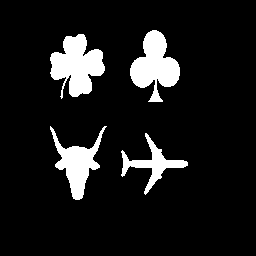
%> input picture match1.gif, 256 x 256 px
$ octave main_shape2a.m   (GNU Octave 9; MATLAB toolbox functions it lacks are replaced by stand-ins)
%> lines starting %> are read from the running program, lines starting %| are printed output that depends on the picture; in (x1, y1, x2, y2) boxes, pixels count from 0 and x2, y2 are one past the last pixel; in counts of white or black regions, pixels touching at a corner belong together; the program's own positions count from 1
### extract_images.m
%%%%%%%%%%%%%% function extract_images.m %%%%%%%%%%%%%%%%%%%%%%%%%%%%%%%%%%%%%%%%%%%%%
% Purpose:
%      Extracts the necessary object
%
% Input Variables:
%      input_image          Image whose object needs to be extracted from
%      regions              x coordinate, ycoordinate, width and height of the object present in the input_image                   weight vector for finding appropriate object from test image
%      k                    Row number of the label
%      edge                 Number of pixels outside the bounding box
%                           region that the image needs to be extracted
%
% Returned Results:
%      output               Final object necessary output image
%
% Processing Flow:
%      1. Draws a rectangle using the coordinates specified by regions
%      2. Extracts that part +/- the layer specified by edge
%
%  Restrictions/Notes:
%      None
%
%  The following functions are called:
%      None
%
% Author:      Pavan Gurudath, Ming-Ju Li
%  Date:        02/18/2018
function output = extract_images(input_image, regions,k, extra_edge)
    output=[];
    %sorting the bounding box label such that
    % label 1 --> outline 1
    % label 2 --> outline 2
    % label 3 --> outline 3
    % label 4 --> outline 4
    % label 5 --> shaded 1
    % label 6 --> shaded 2
    % label 7 --> shaded 3
    % label 8 --> shaded 4


    bb_sorted = cell2mat(struct2cell(regions)');

    rectangle('Position', [bb_sorted(k,1),bb_sorted(k,2),bb_sorted(k,3),bb_sorted(k,4)],...
            'EdgeColor','r','LineWidth',2 )
    output = input_image(floor(bb_sorted(k,2)-extra_edge):floor(bb_sorted(k,2)+bb_sorted(k,4)+extra_edge),...
                            floor(bb_sorted(k,1)-extra_edge):floor(bb_sorted(k,1)+bb_sorted(k,3)+extra_edge));
    output = logical(output);


end

### area_func.m
%%%%%%%%%%%%% function area_func.m %%%%%%%%%%%%%%%%%%%%%%%%%%%%%%%%%%%%%%%%%%%%%
% Purpose:
%      calculates area of object in bounding box
%
% Input Variables:
%      input           Input binary image
% Returned Results:
%      count         area of object
% Processing Flow:
%      1.  Compute number of ones in the image
%
%  Restrictions/Notes:
%
%  The following functions are called:
%      None
%
% Author:      Pavan Gurudath, Ming-Ju Li
%  Date:        02/18/2018
%%%%%%%%%%%%%%%%%%%%%%%%%%%%%%%%%%%%%%%%%%%%%%%%%%%%%%%%%%%%%%%%%%%%%%%%%%%
function count = area_func(input)
    input = logical(input);
    [rows col] = size(input);
    count=0;
    for i=1:rows
        for j=1:col
            if input(i,j)==1
                count = count+1;
            end
        end
    end
end


### pecstrum.m
%%%%%%%%%%%%% function pecstrum.m %%%%%%%%%%%%%%%%%%%%%%%%%%%%%%%%%%%%%%%%%%%%%
% Purpose:
%      Computes pecstrum of the object
%
% Input Variables:
%      size_distribution           Size distribution of the object
%      area                        Actual area of the object.
%
% Returned Results:
%      f             Normalized pecstrum of object
%
% Processing Flow:
%      1.  Subtract previous element of size distribution array from current.
%      2.  Normalize the array with the area of object.
%
%  Restrictions/Notes:
%      None.
%
%  The following functions are called:
%      None
%
% Author:      Pavan Gurudath, Ming-Ju Li
%  Date:        02/18/2018
%%%%%%%%%%%%%%%%%%%%%%%%%%%%%%%%%%%%%%%%%%%%%%%%%%%%%%%%%%%%%%%%%%%%%%%%%%%
function f = pecstrum(size_distribution,area)
   f = [];
   size_distribution = [size_distribution 0];
   for i=1:(length(size_distribution)-1);
       f(i) = (size_distribution(i) - size_distribution(i+1))./(area);
   end
end

### complexity_func.m
%%%%%%%%%%%%% function complexity_func.m %%%%%%%%%%%%%%%%%%%%%%%%%%%%%%%%%%%%%%%%%%%%%
% Purpose:
%      To compute the entropy of a given object in the pecstrum analysed
%      image
% Input Variables:
%      input_f      pecstrum of objects
%
% Returned Results:
%      h        Entropy of the test image respectively
%
% Processing Flow:
%     1) for all non zero elements in f, calculate corresponding
%     complexities
%
%  Restrictions/Notes:
%      None
%
%  The following functions are called:
%      None
%
% Author:      Pavan Gurudath, Ming-Ju Li
%  Date:        02/18/2018
%%%%%%%%%%%%%%%%%%%%%%%%%%%%%%%%%%%%%%%%%%%%%%%%%%%%%%%%%%%%%%%%%%%%%%%%%%%
function [h] = complexity_func(input_f)
   h=0;
    for i=1:length(input_f);
        if input_f(i) ~=0
            h=h+(input_f(i)*log(input_f(i)));
        end
    end
    h=-h;
end

### pecstral_analysis.m
%%%%%%%%%%%%% function pecstral_analysis.m %%%%%%%%%%%%%%%%%%%%%%%%%%%%%%%%%%%%%%%%%%%%%
% Purpose:
%      performs pecstral analysis
%
% Input Variables:
%      pecstrum_test       pecstrum of test object
%      C                   weight vector for finding appropriate object from test image
%      pecstrum_ref        Pecstrum of reference image
%
% Returned Results:
%      R        array/number with minimum distance found after pecstral
%               analysis. It also corresponds to the label of the matched
%               object
%
% Processing Flow:
%      1. Elementwise subtract pecstrum of test object to the pecstrum of
%      reference object which is given as the error distance.
%      2. Square the error distance and multiply by weights.
%      3. Perform for all the objects from reference image.
%      4. Find minimum distance from all such computations for objects
%
%  Restrictions/Notes:
%      None
%
%  The following functions are called:
%      None
%
% Author:      Pavan Gurudath, Ming-Ju Li
%  Date:        02/18/2018
%%%%%%%%%%%%%%%%%%%%%%%%%%%%%%%%%%%%%%%%%%%%%%%%%%%%%%%%%%%%%%%%%%%%%%%%%%%
function [D R] = pecstral_analysis(pecstrum_test,pecstrum_ref,C)
    [r_ref,c_ref]=size(pecstrum_ref);
    [r_test,~]=size(pecstrum_test);
    R=[];D=[];
    for k=1:r_test
        d=[];
        for i=1:r_ref
            co=0;
            for j=1:c_ref
               co= co + (C(j)*(pecstrum_test(k,j)-pecstrum_ref(i,j)))^2;
            end
            d=[d;(sqrt(co))];
        end
        D=[D d];
        [vi,ri]=min(d);

        R=[R;ri];
    end
end

### main_shape2a.m
clc;
clear all;
close all;


%% Training
im_ref_1=logical(imread('match1.gif'));
%> im_ref_1: size 256x256 logical; 10% white; 4 white regions
figure();imshow(im_ref_1);
m_area_1= zeros(4,1);
s1 = regionprops(im_ref_1,'BoundingBox');
%> s1 = 4 regions; box (x1, y1, x2, y2): (50, 34, 105, 99), (50, 126, 107, 200), (121, 133, 188, 195), (130, 30, 180, 102)
size_distribution_full_1=[];f_rfull_1=[];
shape_complexity_full_1=[];
edge=5;
label_1 ={'flower','bull','airplane','spade'};
for k=1:length(s1)
%     Applying bounding box on individual images
    fig_1 = figure(100);
    imshow(im_ref_1); hold on;
    img_1{k} = extract_images(im_ref_1,s1,k, edge);
    saveas(fig_1,['Bounding_box_on_',label_1{k},'.png']);
    temp_img_1 = img_1{k};
%     Calculating size distribution
    m_area_1(k) = area_func(temp_img_1);

    size_d_1=[];
    for r=1:12
        rB_1 = ones(3+(r-1)*2);
        rBs_1 = sym_matrix(rB_1);
        Y_1=dilation_amg(erosion_amg(temp_img_1,rBs_1),rB_1);
        loc_ar_1 = area_func(Y_1);
        size_d_1 =[size_d_1 loc_ar_1];
    end

    size_distribution_full_1 = [size_distribution_full_1;size_d_1];
%     Calculating pecstrum
    f_r_1 = pecstrum(size_d_1,m_area_1(k));
    f_rfull_1 = [f_rfull_1 ; f_r_1];
%     Removing the zeros from the pecstrum
    f_r_wo_zeros_1=[];
    for i = 1 :length(f_r_1)
       if f_r_1(i) ~= 0
           f_r_wo_zeros_1(i)=f_r_1(i);
       end
    end
%     Calculating entropy
    shape_complexity_1 = complexity_func(f_r_wo_zeros_1);
    shape_complexity_full_1 = [shape_complexity_full_1; shape_complexity_1];
%     Displaying results
    fprintf(['Label --> ',num2str(k),'\n',label_1{k},':- \n ']);
    fprintf(['Size distribution:  ', num2str(size_d_1),'\n']);
    fprintf(['Pecstrum:',num2str(f_r_wo_zeros_1),'\n']);
    fprintf(['Entropy: ',num2str(shape_complexity_1),'\n \n']);
    disp('-- -- -- -- -- -- -- -- -- -- -- -- -- --');
end
%> this loop made 4 passes
%> (size_distribution in pecstrum, h in complexity_func, shape_complexity_1, shape_complexity_full_1) on passes 1, 2, 4: ([2082 2075 2025 1995 1900 1864 1773 1697 725 609 0 0 0], 1.5, 1.5, 1.5), ([1488 1332 1215 1155 1127 1081 1015 924 873 663 621 0 0], 1.9, 1.9, [1.5; 1.9]), ([1930 1900 1852 1773 1746 1734 1651 1571 1033 821 0 0 0], 1.6, 1.6, [1.5; 1.9; 1.55; 1.6])
%> (size_distribution in pecstrum, f_r_1, h in complexity_func, shape_complexity_1, shape_complexity_full_1) on pass 3: ([990 850 647 346 225 0 0 0 0 0 0 0 0], [0.14 0.202 0.3 0.121 0.224 0 0 0 0 0 0 0], 1.55, 1.55, [1.5; 1.9; 1.55])
%> (printed output is left out)
%> pass 1, `img_1{k} = extract_images(im_ref_1,s1,k, edge);`:
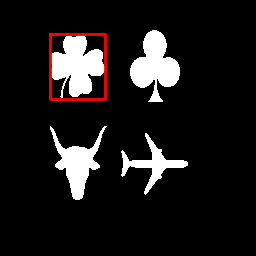
%> figure redrawn from the program's plot data
%> after the loop, f_r_wo_zeros_1 = [0.0154 0.0247 0.0406 0.0139 0.00617 0.0427 0.0411 0.277 0.109 0.422]; f_rfull_1 = 12 columns, first 8: [0.00329 0.0235 0.0141 0.0447 0.0169 0.0428 0.0358 0.457; 0.103 0.0774 0.0397 0.0185 0.0304 0.0437 0.0602 0.0338; 0.14 0.202 0.3 0.121 0.224 0 0 0; 0.0154 0.0247 0.0406 0.0139 0.00617 0.0427 0.0411 0.277]; img_1 = 4 items; m_area_1 = [2125; 1511; 1003; 1945]; size_distribution_full_1 = 12 columns, first 8: [2082 2075 2025 1995 1900 1864 1773 1697; 1488 1332 1215 1155 1127 1081 1015 924; 990 850 647 346 225 0 0 0; 1930 1900 1852 1773 1746 1734 1651 1571]
%> after the loop:
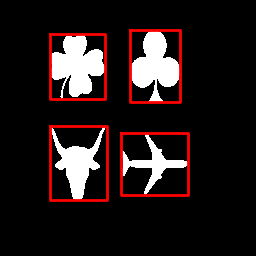
%> figure redrawn from the program's plot data
% Finding max and min entropy
[val,pos]=min(shape_complexity_full_1);
%> val = 1.5; pos = 1
fprintf(['The least complex object corresponds to minimum entropy and it is ',num2str(label_1{pos}),'.\n']);
%| The least complex object corresponds to minimum entropy and it is flower.
[val,pos]=max(shape_complexity_full_1);
%> val = 1.9; pos = 2
fprintf(['The most complex object corresponds to maximum entropy and it is ',num2str(label_1{pos}),'.\n']);
%| The most complex object corresponds to maximum entropy and it is bull.
fprintf('\n---------END OF TRAINING--------\n');

%% Testing

im_ref_2=logical(imread('match3.gif'));
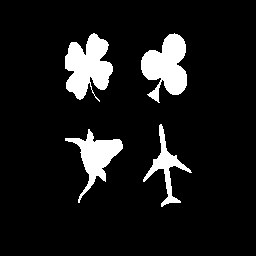
%> input picture match3.gif, 256 x 256 px
%> im_ref_2: size 256x256 logical; 9.5% white; 4 white regions
figure();imshow(im_ref_2);
m_area_2= zeros(4,1);
s2 = regionprops(im_ref_2,'BoundingBox');
%> s2 = 4 regions; box (x1, y1, x2, y2): (65, 33, 113, 102), (65, 129, 123, 203), (141, 33, 187, 103), (143, 124, 192, 207)
size_distribution_full_2=[];f_rfull_2=[];
shape_complexity_full_2=[];
edge=5;
label_2 ={'flower','bull','spade','airplane'};
for k=1:length(s2)
%     Applying bounding box on individual images
    fig_2 = figure(200);
    imshow(im_ref_2); hold on;
    img_2{k} = extract_images(im_ref_2,s2,k, edge);
    saveas(fig_2,['Bounding_box_on_rotated_',label_2{k},'.png']);
    temp_img_2 = img_2{k};
    m_area_2(k) = area_func(temp_img_2);
%     Calculating size distribution
    size_d_2=[];
    for r=1:12
        rB_2 = ones(3+(r-1)*2);
        rBs_2 = sym_matrix(rB_2);
        Y_2=dilation_amg(erosion_amg(temp_img_2,rBs_2),rB_2);
        loc_ar_2 = area_func(Y_2);
        size_d_2 =[size_d_2 loc_ar_2];
    end

    size_distribution_full_2 = [size_distribution_full_2;size_d_2];
%     Calculating pecstrum
    f_r_2 = pecstrum(size_d_2,m_area_2(k));
    f_rfull_2 = [f_rfull_2 ; f_r_2];
%     Removing the zeros from the pecstrum
    f_r_wo_zeros_2=[];
    for i = 1 :length(f_r_2)
       if f_r_2(i) ~= 0
           f_r_wo_zeros_2(i)=f_r_2(i);
       end
    end
%     Calculating entropy
    shape_complexity_2 = complexity_func(f_r_wo_zeros_2);
    shape_complexity_full_2 = [shape_complexity_full_2; shape_complexity_2];

%     Displaying results
    fprintf(['Label --> ',num2str(k),'\n',label_2{k},':- \n ']);
    fprintf(['Size distribution:  ', num2str(size_d_2),'\n']);
    fprintf(['Pecstrum:',num2str(f_r_wo_zeros_2),'\n']);
    fprintf(['Entropy: ',num2str(shape_complexity_2),'\n \n']);
    disp('-- -- -- -- -- -- -- -- -- -- -- -- -- --');

end
%> this loop made 4 passes
%> (size_distribution in pecstrum, h in complexity_func, shape_complexity_2, shape_complexity_full_2) on passes 1 to 3: ([2021 2018 1989 1934 1866 1750 1627 854 572 572 0 0 0], 1.61, 1.61, 1.61), ([1362 1269 1117 1060 1051 1028 948 838 719 662 575 0 0], 1.89, 1.89, [1.61; 1.89]), ([1902 1876 1854 1784 1737 1690 1632 1541 1391 799 775 750 0], 1.7, 1.7, [1.61; 1.89; 1.7])
%> (size_distribution in pecstrum, f_r_2, h in complexity_func, shape_complexity_2, shape_complexity_full_2) on pass 4: ([852 691 336 314 224 0 0 0 0 0 0 0 0], [0.185 0.408 0.0253 0.103 0.257 0 0 0 0 0 0 0], 1.35, 1.35, [1.61; 1.89; 1.7; 1.35])
%> (printed output is left out)
%> pass 1, `img_2{k} = extract_images(im_ref_2,s2,k, edge);`:
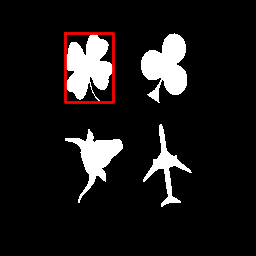
%> figure redrawn from the program's plot data
%> after the loop, f_r_wo_zeros_2 = [0.185 0.408 0.0253 0.103 0.257]; f_rfull_2 = 12 columns, first 8: [0.00146 0.0141 0.0268 0.0331 0.0565 0.0599 0.377 0.137; 0.0666 0.109 0.0408 0.00644 0.0165 0.0573 0.0787 0.0852; 0.0135 0.0115 0.0364 0.0245 0.0245 0.0302 0.0474 0.0781; 0.185 0.408 0.0253 0.103 0.257 0 0 0]; img_2 = 4 items; m_area_2 = [2053; 1397; 1921; 871]; size_distribution_full_2 = 12 columns, first 8: [2021 2018 1989 1934 1866 1750 1627 854; 1362 1269 1117 1060 1051 1028 948 838; 1902 1876 1854 1784 1737 1690 1632 1541; 852 691 336 314 224 0 0 0]
%> after the loop:
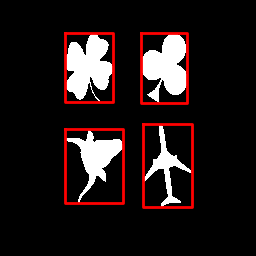
%> figure redrawn from the program's plot data
% Finding max and min entropy
[val,pos]=min(shape_complexity_full_1);
%> val = 1.5; pos = 1
fprintf(['The least complex object corresponds to minimum entropy and it is ',num2str(label_1{pos}),'\n']);
%| The least complex object corresponds to minimum entropy and it is flower
[val,pos]=max(shape_complexity_full_1);
%> val = 1.9; pos = 2
fprintf(['The most complex object corresponds to maximum entropy and it is ',num2str(label_1{pos}),'\n']);
%| The most complex object corresponds to maximum entropy and it is bull
fprintf('\n--------END OF TESTING--------\n');

fprintf('Plotting figures for size distribution and pattern spectrum... \n');
% PLotting figures for size distribution and pattern spectrum of flower
fig_f = figure('OuterPosition',[250 500 700 500]);
subplot(1,2,1)
plot(size_distribution_full_1(1,:))
hold on
plot(size_distribution_full_2(1,:));title('size distribution of flower')
legend('match1','match3')
%
subplot(1,2,2)
stem(f_rfull_1(1,:),'o')
hold on
stem(f_rfull_2(1,:),'*');title('pecstrum of flower')
legend('match1','match3')
%> figure, not shown here; panel 1: curve peaks at x = 1, y = 2082; panel 1: curve peaks at x = 1, y = 2021; panel 2: highest point at x = 8, y = 0.457; panel 2: highest point at x = 7, y = 0.377
saveas(fig_f,'Size_distri_pecstrum_flower.png');

% PLotting figures for size distribution and pattern spectrum of bull
fig_b=figure('OuterPosition',[250 500 700 500]);
subplot(1,2,1)
plot(size_distribution_full_1(2,:))
hold on
plot(size_distribution_full_2(2,:));title('size distribution of bull')
legend('match1','match3')

subplot(1,2,2)
stem(f_rfull_1(2,:),'o')
hold on
stem(f_rfull_2(2,:),'*');title('pecstrum of bull')
legend('match1','match3')
%> figure, not shown here; panel 1: curve peaks at x = 1, y = 1488; panel 1: curve peaks at x = 1, y = 1362; panel 2: highest point at x = 11, y = 0.411; panel 2: highest point at x = 11, y = 0.412
saveas(fig_b,'Size_distri_pecstrum_bull.png');

% PLotting figures for size distribution and pattern spectrum of airplane
fig_a=figure('OuterPosition',[250 500 700 500]);
subplot(1,2,1)
plot(size_distribution_full_1(3,:))
hold on
plot(size_distribution_full_2(4,:));title('size distribution of airplane')
legend('match1','match3')

subplot(1,2,2)
stem(f_rfull_1(3,:),'o')
hold on
stem(f_rfull_2(4,:),'*');title('pecstrum of airplane')
legend('match1','match3')
%> figure, not shown here; panel 1: curve peaks at x = 1, y = 990; panel 1: curve peaks at x = 1, y = 852; panel 2: highest point at x = 3, y = 0.3; panel 2: highest point at x = 2, y = 0.408
saveas(fig_a,'Size_distri_pecstrum_airplane.png');

% PLotting figures for size distribution and pattern spectrum of spade
fig_s=figure('OuterPosition',[250 500 700 500]);
subplot(1,2,1)
plot(size_distribution_full_1(4,:));title('size distribution of spade')
hold on
plot(size_distribution_full_2(3,:));title('size distribution of spade')
legend('match1','match3')

subplot(1,2,2)
stem(f_rfull_1(4,:),'o')
hold on
stem(f_rfull_2(3,:),'*');title('pecstrum of spade')
legend('match1','match3')
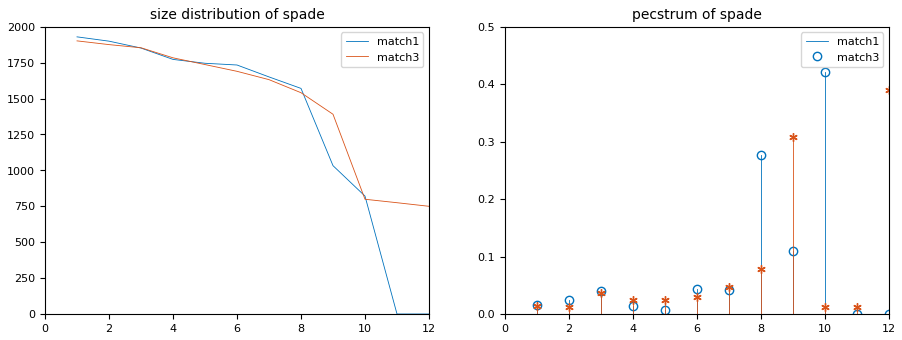
%> figure redrawn from the program's plot data, 2 panels; panel 1: curve peaks at x = 1, y = 1930; panel 1: curve peaks at x = 1, y = 1902; panel 2: highest point at x = 10, y = 0.422; panel 2: highest point at x = 12, y = 0.39
saveas(fig_s,'Size_distri_pecstrum_spade.png');

% % % % % % % % % % % % % % % % % % % % % % % % % % % % % % % % % % % % % % % % % %


fprintf(['\n With SPADE as the reference object...\n']);

for k_ref=1:4

label_ref = label_1{k_ref};
size_d_ref = size_distribution_full_1(k_ref,:);
%> size_d_ref = [2082 2075 2025 1995 1900 1864 1773 1697 725 609 0 0]
pecstrum_ref = f_rfull_1(k_ref,:);
%> pecstrum_ref = [0.00329 0.0235 0.0141 0.0447 0.0169 0.0428 0.0358 0.457 0.0546 0.287 0 0]

pecstrum_test = f_rfull_2;
%> pecstrum_test has the same summary as f_rfull_2

%% Pattern matching
disp('Performing pattern recognition using pecstral analysis..')
% Create weight vector for finding appropriate object from test image. This
% is chosen by trial and error method.
C = [1 1 1 1 1 1 1 1 0 0 0 0];
[d, ri] = pecstral_analysis(pecstrum_ref,pecstrum_test,C); %Pattern matching
%> in pecstral_analysis, `[r_ref,c_ref]=size(pecstrum_ref);`: r_ref = 4; c_ref = 12
%> in pecstral_analysis, `[r_test,~]=size(pecstrum_test);`: r_test = 1
%> the loop in pecstral_analysis, `for k=1:r_test` made 1 pass
%> (D, vi, ri, R) on pass 1: ([0.47; 0.393; 0.381; 0.674], 0.381, 3, 3)
%> d = [0.47; 0.393; 0.381; 0.674]; ri = 3
% displaying output
fprintf(['Matched label number of ',label_1{k_ref},' in match3.gif image is =',num2str(ri),'\n']);
%| Matched label number of flower in match3.gif image is =3
% Plotting
% Reference Image Plot
fig_3 = figure; imshow('match1.gif'); title('Reference image');
referred_BB = s1(k_ref).BoundingBox;
%> referred_BB = [50.5 34.5 55 65]
rectangle('Position', [referred_BB(1),referred_BB(2),referred_BB(3),referred_BB(4)],...
        'EdgeColor','r','LineWidth',2 )
saveas(fig_3,['Reference_Image_',label_1{k_ref},'.png']);

fig_4 = figure; imshow('match3.gif'); title('matched object is in bounding box');
test_BB = s2(ri).BoundingBox;
%> test_BB = [141.5 33.5 46 70]
rectangle('Position', [test_BB(1),test_BB(2),test_BB(3),test_BB(4)],...
        'EdgeColor','r','LineWidth',2 )
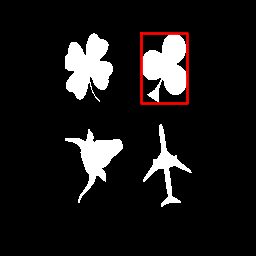
%> figure redrawn from the program's plot data; its title reads 'matched object is in bounding box'
saveas(fig_4,['Matched_Image_',label_1{k_ref},'.png']);
%> (the run ends here)
